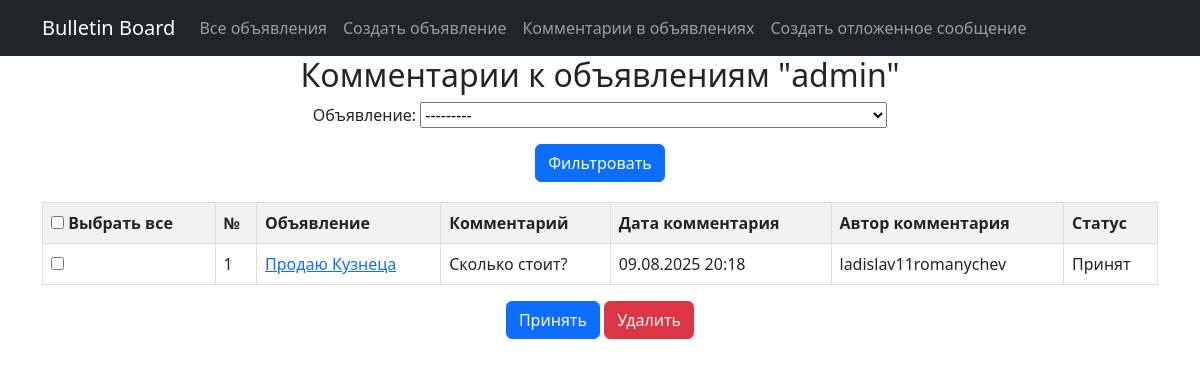
Page /announcements/admin/comments/ (signed in) on the committed database.
### board/models.py (models this page shows, shortened)
class Comment(models.Model):
    accepted = models.BooleanField(default=False)
    announcement = models.ForeignKey(Announcement, related_name='comments', on_delete=models.CASCADE)
    user = models.ForeignKey(get_user_model(), on_delete=models.CASCADE)
    content = models.TextField()
    created_at = models.DateTimeField(auto_now_add=True)

class Announcement(models.Model):
    author = models.ForeignKey(get_user_model(), on_delete=models.CASCADE)
    category = models.ForeignKey(Category, on_delete=models.CASCADE)
    title = models.CharField(max_length=200)
    content = models.TextField()
    created_at = models.DateTimeField(auto_now_add=True)
    video_url = models.URLField(blank=True, null=True)
    def __str__(self):
        return self.title

### board/views.py (the view, shortened to what this page needs)
# urls.py: path('announcements/<str:username>/comments/', UserCommentsListView.as_view(), name='comments'),
class UserCommentsListView(LoginRequiredMixin, FilterView, ListView):
    model = Comment
    template_name = 'user_comments_list.html'
    context_object_name = 'comments'
    filterset_class = CommentFilter
    def get_queryset(self):
        current_user = self.request.user
        announcements = Announcement.objects.filter(author=current_user)
        queryset = Comment.objects.exclude(user=current_user).filter(announcement__in=announcements).order_by('-created_at')
        self.filterset = self.filterset_class(self.request.GET, queryset=queryset)
        return self.filterset.qs
    def get_context_data(self, **kwargs):
        context = super().get_context_data(**kwargs)
        context['filter'] = self.filterset
        return context

### templates/user_comments_list.html (shortened to what this page needs)
{% extends 'flatpages/default.html' %}
{% block content %}
<h2>Комментарии к объявлениям "{{ user }}"</h2>
<form method="GET">
    {{ filter.form.as_p }}
    <button type="submit" class="btn btn-primary">Фильтровать</button>
</form>
<form method="POST">
    <table class="table">
        <thead>
            <tr>
                <th><input type="checkbox" id="select-all">
                    <label for="select-all">Выбрать все</label>
                </th>
                <th>№</th>
                <th>Объявление</th>
                <th>Комментарий</th>
                <th>Дата комментария</th>
                <th>Автор комментария</th>
                <th>Статус</th>
            </tr>
        </thead>
        <tbody>
            {% for comment in comments %}
            <tr>
                <td><input type="checkbox" name="selected_comments" value="{{ comment.id }}"></td>
                <td>{{ forloop.counter }}</td>
                <td>
                    <a href="{% url 'announcement_detail' comment.announcement.id %}">{{ comment.announcement.title}}</a>
                </td>
                <td>{{ comment.content }}</td>
                <td>{{ comment.created_at|date:"d.m.Y H:i" }}</td>
                <td>{{ comment.user.username }}</td>
                <td>{% if comment.accepted %}Принят
                    {% endif %}</td>
            </tr>
            {% empty %}
            <tr>
                <td colspan="7" style="text-align: center;">Комментариев пока нет.</td>
            </tr>
            {% endfor %}
        </tbody>
    </table>
    <button type="submit" name="action" value="accept" class="btn btn-primary">Принять</button>
    <button type="submit" name="action" value="delete" class="btn btn-danger">Удалить</button>
</form>
{% endblock %}

### templates/user_comments_list.html (style rules this page uses)
.table { width: 100%; border-collapse: collapse; margin-top: 20px; }
.table th, .table td { border: 1px solid #ddd; padding: 8px; text-align: left; }
.table th { background-color: #f2f2f2; font-weight: bold; }

### rows in the picture
Comment: announcement "Продаю Кузнеца", content "Сколько стоит?", created_at "09.08.2025 20:18", user.username "ladislav11romanychev", accepted "Принят"

### other values in the picture
{{ user }} "admin"
